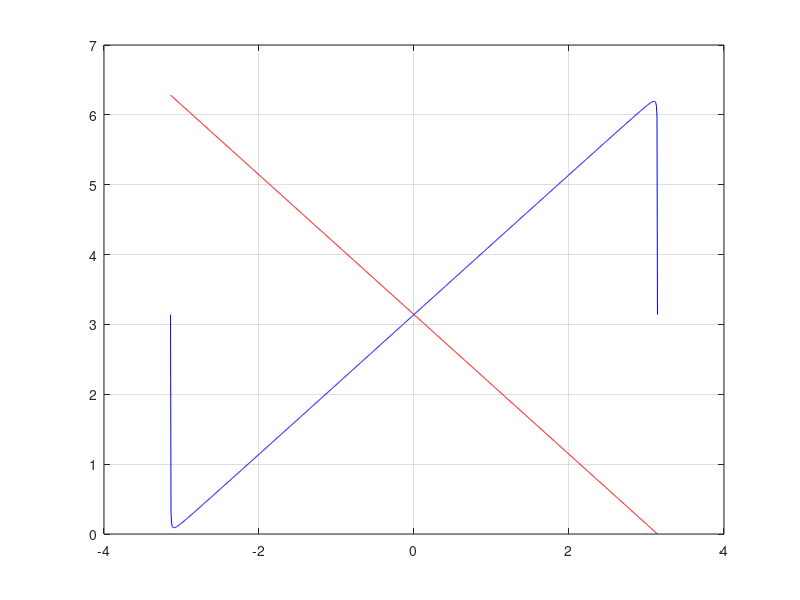

This figure's MATLAB source:
clc; clear; close all;
x=linspace(-pi, pi, 1000);
y=pi-x;


N = 1000;
yf = 2*pi/2;
for n=1:N
f = ((-1)^n)*(-2)/n;
yf = yf + f.* sin(n*x);
end
figure(1);
plot(x,y,'red'); grid on; hold on;
plot(x,yf,'blue');
